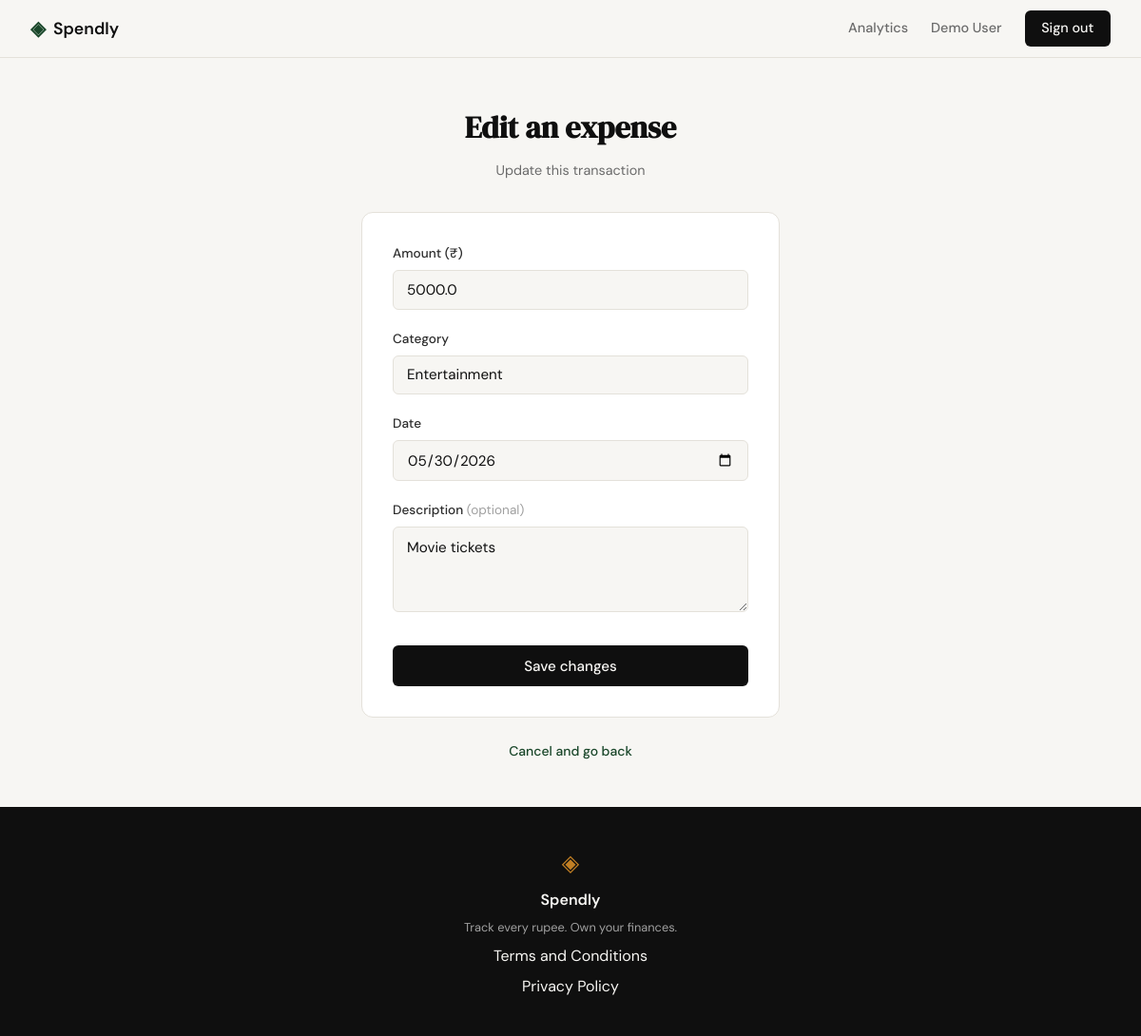
/expenses/22/edit (signed in), run on an earlier commit of the app's database.
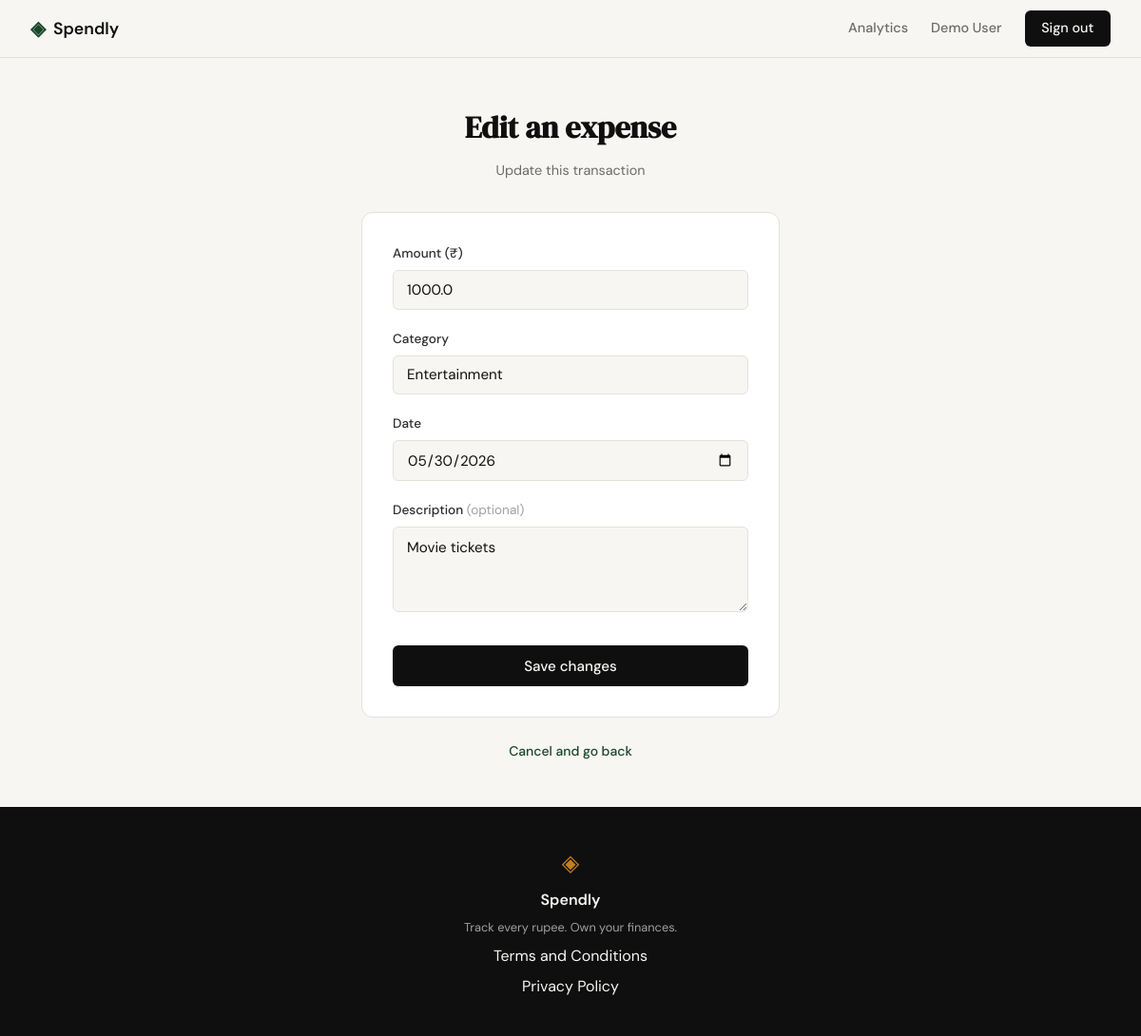
And on a later commit of the database.
### tables this page shows
CREATE TABLE expenses (
            id          INTEGER PRIMARY KEY AUTOINCREMENT,
            user_id     INTEGER NOT NULL REFERENCES users(id),
            amount      REAL    NOT NULL,
            category    TEXT    NOT NULL,
            date        TEXT    NOT NULL,
            description TEXT,
            created_at  TEXT    DEFAULT (datetime('now'))
        );

### app.py (the view, shortened to what this page needs)
@app.route("/expenses/<int:id>/edit", methods=["GET", "POST"])
def edit_expense(id):
    if not session.get("user_id"):
        return redirect(url_for("login"))
    expense = get_expense(id)
    if expense is None or expense["user_id"] != session["user_id"]:
        abort(404)
    if request.method == "GET":
        return render_template("edit_expense.html", categories=CATEGORIES,
                               expense_id=id, amount=expense["amount"],
                               category=expense["category"], date=expense["date"],
                               description=expense["description"] or "")

### database/db.py (called while the page is built)
def get_db():
    conn = sqlite3.connect(_DB_PATH)
    conn.row_factory = sqlite3.Row
    conn.execute("PRAGMA foreign_keys = ON")
    return conn

def get_expense(expense_id):
    conn = get_db()
    expense = conn.execute(
        "SELECT * FROM expenses WHERE id = ?", (expense_id,)
    ).fetchone()
    conn.close()
    return expense

### templates/edit_expense.html (shortened to what this page needs)
{% extends "base.html" %}
{% block head %}
<link rel="stylesheet" href="{{ url_for('static', filename='css/add_expense.css') }}">
{% endblock %}
{% block content %}
<section class="auth-section">
    <div class="auth-container">
        <div class="auth-header">
            <h1 class="auth-title">Edit an expense</h1>
            <p class="auth-subtitle">Update this transaction</p>
        </div>
        <div class="auth-card">
            <form method="POST" action="{{ url_for('edit_expense', id=expense_id) }}">
                <div class="form-group">
                    <label for="amount">Amount (₹)</label>
                    <input type="number" step="0.01" min="0.01" id="amount" name="amount"
                           class="form-input" placeholder="0.00"
                           value="{{ amount or '' }}"
                           required autofocus>
                </div>
                <div class="form-group">
                    <label for="category">Category</label>
                    <select id="category" name="category" class="form-input form-select" required>
                        {% for cat in categories %}
                        <option value="{{ cat }}" {{ 'selected' if category == cat else '' }}>{{ cat }}</option>
                        {% endfor %}
                    </select>
                </div>
                <div class="form-group">
                    <label for="date">Date</label>
                    <input type="date" id="date" name="date"
                           class="form-input"
                           value="{{ date }}"
                           required>
                </div>
                <div class="form-group">
                    <label for="description">Description <span class="form-optional">(optional)</span></label>
                    <textarea id="description" name="description"
                              class="form-input form-textarea" rows="3"
                              placeholder="e.g. Lunch at canteen">{{ description or '' }}</textarea>
                </div>
                <button type="submit" class="btn-submit">Save changes</button>
            </form>
        </div>
        <p class="auth-switch">
            <a href="{{ url_for('profile') }}">Cancel and go back</a>
        </p>
    </div>
</section>
{% endblock %}

What changed in the data, as far as the page shows it:
changed expenses "Movie tickets": amount "5000.0" → "1000.0"
